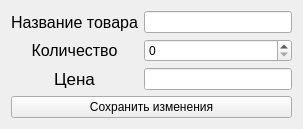
<?xml version="1.0" encoding="UTF-8"?>
<ui version="4.0">
 <class>Form</class>
 <widget class="QWidget" name="Form">
  <property name="geometry">
   <rect>
    <x>0</x>
    <y>0</y>
    <width>303</width>
    <height>126</height>
   </rect>
  </property>
  <property name="windowTitle">
   <string>Изменить товар</string>
  </property>
  <layout class="QGridLayout" name="gridLayout">
   <item row="0" column="0">
    <widget class="QLabel" name="label">
     <property name="font">
      <font>
       <pointsize>12</pointsize>
      </font>
     </property>
     <property name="text">
      <string>Название товара</string>
     </property>
     <property name="alignment">
      <set>Qt::AlignCenter</set>
     </property>
    </widget>
   </item>
   <item row="0" column="1">
    <widget class="QLineEdit" name="name_line"/>
   </item>
   <item row="1" column="0">
    <widget class="QLabel" name="label_2">
     <property name="font">
      <font>
       <pointsize>12</pointsize>
      </font>
     </property>
     <property name="text">
      <string>Количество</string>
     </property>
     <property name="alignment">
      <set>Qt::AlignCenter</set>
     </property>
    </widget>
   </item>
   <item row="1" column="1">
    <widget class="QSpinBox" name="count">
     <property name="maximum">
      <number>1000000</number>
     </property>
    </widget>
   </item>
   <item row="2" column="0">
    <widget class="QLabel" name="label_3">
     <property name="font">
      <font>
       <pointsize>13</pointsize>
      </font>
     </property>
     <property name="text">
      <string>Цена</string>
     </property>
     <property name="alignment">
      <set>Qt::AlignCenter</set>
     </property>
    </widget>
   </item>
   <item row="2" column="1">
    <widget class="QLineEdit" name="price_line"/>
   </item>
   <item row="3" column="0" colspan="2">
    <widget class="QPushButton" name="edit_button">
     <property name="text">
      <string>Сохранить изменения</string>
     </property>
    </widget>
   </item>
  </layout>
 </widget>
 <resources/>
 <connections/>
</ui>
